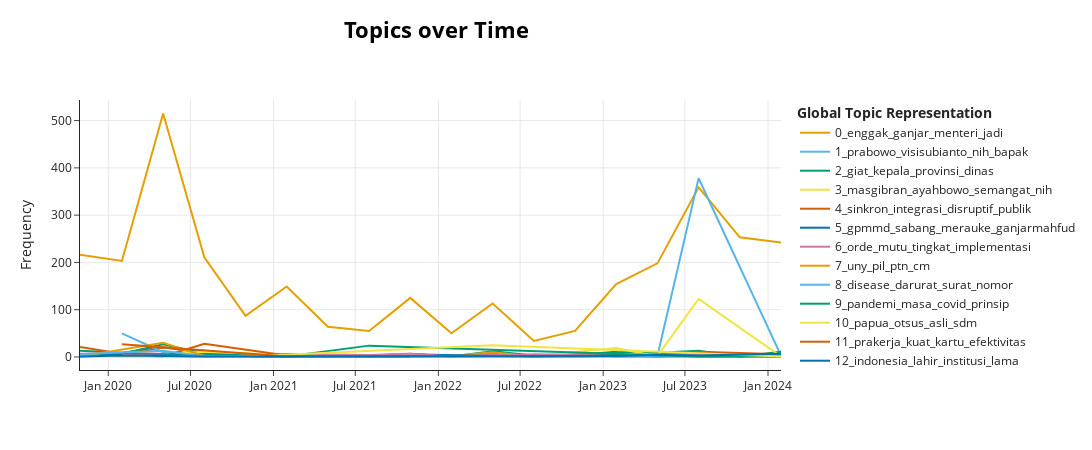

Here is the notebook cell this chart was saved with:
### Code cell
fig = results['model'].visualize_topics_over_time(results['topics_over_time'], top_n_topics=20)
# fig.update_layout(title_text=f"Topics Over Time for {period}")
fig.show()

### Figure 1 — Plotly figure (JSON) as saved in the notebook; plotly's stock layout.template omitted (floating-point values rounded to 4 significant figures)
{"data": [{"hoverinfo": "text", "hovertext": ["<b>Topic 0</b><br>Words: makarim, nadiem, mendikbud, merdeka, menteri", "<b>Topic 0</b><br>Words: mendikbud, surat, edar, nadiem, makarim", "<b>Topic 0</b><br>Words: enggak, menteri, sama, covid, pandemi", "<b>Topic 0</b><br>Words: nadiem, menteri, makarim, budaya, enggak", "<b>Topic 0</b><br>Words: tatap, muka, menteri, budaya, sekolah", "<b>Topic 0</b><br>Words: menteri, budaya, otsus, merdeka, rupa", "<b>Topic 0</b><br>Words: enggak, sbm, merdeka, mahasiswa, ui", "<b>Topic 0</b><br>Words: bandanadjaja, mt, st, vokasi, kenal", "<b>Topic 0</b><br>Words: enggak, menteri, guru, seksual, ptm", "<b>Topic 0</b><br>Words: tahun, ptm, khusus, its, bpjs", "<b>Topic 0</b><br>Words: merdeka, luncur, kampus, ajar, aplikasi", "<b>Topic 0</b><br>Words: mipa, mbkm, enggak, apa, bojonegoro", "<b>Topic 0</b><br>Words: dorong, indonesiasentris, jaga, damai, radikalisme", "<b>Topic 0</b><br>Words: ntt, jam, masuk, pukul, wita", "<b>Topic 0</b><br>Words: enggak, guru, jadi, zonasi, anak", "<b>Topic 0</b><br>Words: ganjar, presiden, enggak, pak, baik", "<b>Topic 0</b><br>Words: mahfud, ganjar, ganjarmahfud, pranowo, md", "<b>Topic 0</b><br>Words: ganjar, enggak, pranowo, sejahtera, lebih"], "marker": {"color": "#E69F00"}, "mode": "lines", "name": "0_enggak_ganjar_menteri_jadi", "type": "scatter", "x": ["2019-10-30T09:18:42.384000+00:00", "2020-01-31T06:00:11.111111+00:00", "2020-05-01T11:17:14.222222+00:00", "2020-07-31T16:34:17.333333+00:00", "2020-10-30T21:51:20.444444+00:00", "2021-01-30T03:08:23.555555+00:00", "2021-05-01T08:25:26.666666+00:00", "2021-07-31T13:42:29.777777+00:00", "2021-10-30T18:59:32.888888+00:00", "2022-01-30T00:16:36+00:00", "2022-05-01T05:33:39.111111+00:00", "2022-07-31T10:50:42.222222+00:00", "2022-10-30T16:07:45.333333+00:00", "2023-01-29T21:24:48.444444+00:00", "2023-05-01T02:41:51.555555+00:00", "2023-07-31T07:58:54.666666+00:00", "2023-10-30T13:15:57.777777+00:00", "2024-01-29T18:33:00.888888+00:00"], "y": [216, 203, 515, 211, 87, 149, 64, 55, 125, 50, 113, 34, 55, 154, 198, 359, 253, 242]}, {"hoverinfo": "text", "hovertext": ["<b>Topic 1</b><br>Words: prabowo, kuantitatifampkualitatif, polis, lom, domestikampinternasional", "<b>Topic 1</b><br>Words: riantoby, mintanadiemmakarimlebihcerdasbikinkebijakancfahrihamzahawajibkansemuatvsiarkanacarapendidikan, levelmengkritisi, tps, dnegan", "<b>Topic 1</b><br>Words: mmberantas, tegasampketat, buzzeramphatespeech, transnasional, kebijakanampaturan", "<b>Topic 1</b><br>Words: astragenica, ljt, sda, support, pkb", "<b>Topic 1</b><br>Words: dibangunkalian, intropeksi, rutilahu, pkh, tol", "<b>Topic 1</b><br>Words: almarhumah, khatimah, paring, khusnul, moga", "<b>Topic 1</b><br>Words: staf, tp, moec, tidakbelum, eselon", "<b>Topic 1</b><br>Words: almasih, isa, naik, sebentarsebentar, sedukitsedikut", "<b>Topic 1</b><br>Words: prabowo, visisubianto, nih, bapak, semakindekat", "<b>Topic 1</b><br>Words: whejejdndjdjsnws, degdegan, makin, pendidikansekolah, repliesnya"], "marker": {"color": "#56B4E9"}, "mode": "lines", "name": "1_prabowo_visisubianto_nih_bapak", "type": "scatter", "x": ["2020-05-01T11:17:14.222222+00:00", "2020-07-31T16:34:17.333333+00:00", "2020-10-30T21:51:20.444444+00:00", "2021-01-30T03:08:23.555555+00:00", "2022-07-31T10:50:42.222222+00:00", "2022-10-30T16:07:45.333333+00:00", "2023-01-29T21:24:48.444444+00:00", "2023-05-01T02:41:51.555555+00:00", "2023-07-31T07:58:54.666666+00:00", "2024-01-29T18:33:00.888888+00:00"], "y": [8, 3, 1, 1, 1, 1, 2, 2, 378, 3]}, {"hoverinfo": "text", "hovertext": ["<b>Topic 2</b><br>Words: materi, sh, mh, kasih, giat", "<b>Topic 2</b><br>Words: rangka, kabupaten, kendal, otgodp, rapat", "<b>Topic 2</b><br>Words: kab, lpmp, laksana, monitoring, meeting", "<b>Topic 2</b><br>Words: walikota, bupati, tegal, rapat, kepala", "<b>Topic 2</b><br>Words: iii, rakorda, lldikti, wilayah, pkp", "<b>Topic 2</b><br>Words: dikmas, pumpun, deputi, diklat, bpip", "<b>Topic 2</b><br>Words: sosialisasi, aceh, kormin, fix, unsurunsur", "<b>Topic 2</b><br>Words: plafon, jabar, anggar, dprd, barat", "<b>Topic 2</b><br>Words: katolik, bpip, latih, bimas, standardisasi", "<b>Topic 2</b><br>Words: protasius, lobia, arsip, feb, pustaka", "<b>Topic 2</b><br>Words: agama, sidenreng, dol, mando, rappang", "<b>Topic 2</b><br>Words: silvana, riesye, wilayah, ahli, cabang", "<b>Topic 2</b><br>Words: bantul, kabupaten, cianjur, modul, camat", "<b>Topic 2</b><br>Words: agama, indramayu, provinsi, kepala, sosialisasi", "<b>Topic 2</b><br>Words: kepala, panitia, plm, pdm, analis", "<b>Topic 2</b><br>Words: giat, barat, advokasi, dinas, bbpmp", "<b>Topic 2</b><br>Words: akreditasi, diy, ll, sekolahmadrasah, rakorda", "<b>Topic 2</b><br>Words: rabu, wamendes, sismennas, lxvi, pdtt"], "marker": {"color": "#009E73"}, "mode": "lines", "name": "2_giat_kepala_provinsi_dinas", "type": "scatter", "x": ["2019-10-30T09:18:42.384000+00:00", "2020-01-31T06:00:11.111111+00:00", "2020-05-01T11:17:14.222222+00:00", "2020-07-31T16:34:17.333333+00:00", "2020-10-30T21:51:20.444444+00:00", "2021-01-30T03:08:23.555555+00:00", "2021-05-01T08:25:26.666666+00:00", "2021-07-31T13:42:29.777777+00:00", "2021-10-30T18:59:32.888888+00:00", "2022-01-30T00:16:36+00:00", "2022-05-01T05:33:39.111111+00:00", "2022-07-31T10:50:42.222222+00:00", "2022-10-30T16:07:45.333333+00:00", "2023-01-29T21:24:48.444444+00:00", "2023-05-01T02:41:51.555555+00:00", "2023-07-31T07:58:54.666666+00:00", "2023-10-30T13:15:57.777777+00:00", "2024-01-29T18:33:00.888888+00:00"], "y": [13, 9, 20, 13, 4, 6, 3, 2, 5, 1, 12, 3, 4, 11, 9, 13, 1, 11]}, {"hoverinfo": "text", "hovertext": ["<b>Topic 3</b><br>Words: kencang, masgibran, ayahbowo, dprsemoga, loyo", "<b>Topic 3</b><br>Words: alvin, perubahanrevolusi, toffler, shock, future", "<b>Topic 3</b><br>Words: bogor, iga, sebrang, jo, soto", "<b>Topic 3</b><br>Words: shintia, revina, smeru, bas, tulis", "<b>Topic 3</b><br>Words: bidangnyaaa, fafifuwasweswos, bismillah, optimis, omong", "<b>Topic 3</b><br>Words: greta, taetae, morningg, starting, lotr", "<b>Topic 3</b><br>Words: alshad, renata, micellar, syabda, ramadhan", "<b>Topic 3</b><br>Words: kalah, sob, kopipagijumatbarokah, katabluesku, lumpuh", "<b>Topic 3</b><br>Words: ayahbowo, masgibran, semangat, nih, akusih", "<b>Topic 3</b><br>Words: yoo, docuseries, ert, muga, don"], "marker": {"color": "#F0E442"}, "mode": "lines", "name": "3_masgibran_ayahbowo_semangat_nih", "type": "scatter", "x": ["2019-10-30T09:18:42.384000+00:00", "2020-01-31T06:00:11.111111+00:00", "2020-07-31T16:34:17.333333+00:00", "2020-10-30T21:51:20.444444+00:00", "2021-10-30T18:59:32.888888+00:00", "2022-10-30T16:07:45.333333+00:00", "2023-01-29T21:24:48.444444+00:00", "2023-05-01T02:41:51.555555+00:00", "2023-07-31T07:58:54.666666+00:00", "2024-01-29T18:33:00.888888+00:00"], "y": [2, 1, 1, 1, 1, 1, 1, 2, 123, 1]}, {"hoverinfo": "text", "hovertext": ["<b>Topic 4</b><br>Words: sinkron, integrasi, jalur, disruptif, publik", "<b>Topic 4</b><br>Words: rau, rosda, merem, disruptif, inovasi", "<b>Topic 4</b><br>Words: multibahasa, lini, tindih, bincang, timpang", "<b>Topic 4</b><br>Words: ciriciri, joe, biden, menclamencle, ppt", "<b>Topic 4</b><br>Words: ruangruang, produktif, regulasi, batas, warga", "<b>Topic 4</b><br>Words: bas, tara, otsus, bukti, dorong", "<b>Topic 4</b><br>Words: rentet, ismail, mesak, bidang, bukan", "<b>Topic 4</b><br>Words: core, merah, rapor, langsung, implementasi", "<b>Topic 4</b><br>Words: isolir, halmahera, baharu, filosofi, selatan", "<b>Topic 4</b><br>Words: abad, global, tantang, sinkron, integrasi", "<b>Topic 4</b><br>Words: analisis, paham, amburadul, prasarana, audiensi", "<b>Topic 4</b><br>Words: mahasiswa, amp, baru, sinkron, integrasi", "<b>Topic 4</b><br>Words: leadership, digital, batavia, kb, news", "<b>Topic 4</b><br>Words: samping, bincang, orangorang, ini, swasta", "<b>Topic 4</b><br>Words: mebenai, sains, umkm, ragam, abai", "<b>Topic 4</b><br>Words: asap, kabut, riau, lingkung, hongaria", "<b>Topic 4</b><br>Words: gugat, mangkas, subsidi, ketidakadilan, diskriminasi"], "marker": {"color": "#D55E00"}, "mode": "lines", "name": "4_sinkron_integrasi_disruptif_publik", "type": "scatter", "x": ["2019-10-30T09:18:42.384000+00:00", "2020-01-31T06:00:11.111111+00:00", "2020-05-01T11:17:14.222222+00:00", "2020-07-31T16:34:17.333333+00:00", "2020-10-30T21:51:20.444444+00:00", "2021-01-30T03:08:23.555555+00:00", "2021-05-01T08:25:26.666666+00:00", "2021-07-31T13:42:29.777777+00:00", "2021-10-30T18:59:32.888888+00:00", "2022-01-30T00:16:36+00:00", "2022-05-01T05:33:39.111111+00:00", "2022-07-31T10:50:42.222222+00:00", "2022-10-30T16:07:45.333333+00:00", "2023-01-29T21:24:48.444444+00:00", "2023-05-01T02:41:51.555555+00:00", "2023-07-31T07:58:54.666666+00:00", "2024-01-29T18:33:00.888888+00:00"], "y": [21, 7, 20, 9, 2, 4, 2, 3, 6, 1, 8, 1, 5, 3, 5, 11, 6]}, {"hoverinfo": "text", "hovertext": ["<b>Topic 5</b><br>Words: gpmmd, sabang, merauke, ganjarmahfud, gratis"], "marker": {"color": "#0072B2"}, "mode": "lines", "name": "5_gpmmd_sabang_merauke_ganjarmahfud", "type": "scatter", "x": ["2023-10-30T13:15:57.777777+00:00"], "y": [104]}, {"hoverinfo": "text", "hovertext": ["<b>Topic 6</b><br>Words: khitah, pergunu, literasi, ragu, kembali", "<b>Topic 6</b><br>Words: alqur, orde, analisa, kupas, jepang", "<b>Topic 6</b><br>Words: orde, jepang, belanda, islam, zaman", "<b>Topic 6</b><br>Words: pusink, karakter, merupakaan, peristiwa, figur", "<b>Topic 6</b><br>Words: akbar, brilian, peristiwa, utas, opini", "<b>Topic 6</b><br>Words: penjara, belenggu, ikhtiar, asesmen, pikir", "<b>Topic 6</b><br>Words: kskk, madrasah, direktorat, inklusif, holistik", "<b>Topic 6</b><br>Words: kolonial, perkasa, adrian, pesantren, perspektif", "<b>Topic 6</b><br>Words: ulas, sig, mbel, hilihh, pesantren", "<b>Topic 6</b><br>Words: langkah, transformasi, merdeka, indonesia, ajar", "<b>Topic 6</b><br>Words: orde, implementasi, potret, ganti, strategi", "<b>Topic 6</b><br>Words: monografi, link, hukum, politik, orde", "<b>Topic 6</b><br>Words: dakwah, analisis, via, hukum, islam", "<b>Topic 6</b><br>Words: jenisjenis, wajib, bantu, kualitas, tingkat", "<b>Topic 6</b><br>Words: beak, tanak, nw, mi, rise", "<b>Topic 6</b><br>Words: awas, turnamen, mengikutsertakan, perdirjen, game", "<b>Topic 6</b><br>Words: pks, mutu, tingkat, propendidikan, relevansi", "<b>Topic 6</b><br>Words: trends, identitas, kontroversi, konferensi, rekomendasi"], "marker": {"color": "#CC79A7"}, "mode": "lines", "name": "6_orde_mutu_tingkat_implementasi", "type": "scatter", "x": ["2019-10-30T09:18:42.384000+00:00", "2020-01-31T06:00:11.111111+00:00", "2020-05-01T11:17:14.222222+00:00", "2020-07-31T16:34:17.333333+00:00", "2020-10-30T21:51:20.444444+00:00", "2021-01-30T03:08:23.555555+00:00", "2021-05-01T08:25:26.666666+00:00", "2021-07-31T13:42:29.777777+00:00", "2021-10-30T18:59:32.888888+00:00", "2022-01-30T00:16:36+00:00", "2022-05-01T05:33:39.111111+00:00", "2022-07-31T10:50:42.222222+00:00", "2022-10-30T16:07:45.333333+00:00", "2023-01-29T21:24:48.444444+00:00", "2023-05-01T02:41:51.555555+00:00", "2023-07-31T07:58:54.666666+00:00", "2023-10-30T13:15:57.777777+00:00", "2024-01-29T18:33:00.888888+00:00"], "y": [7, 8, 7, 6, 2, 2, 3, 3, 7, 1, 5, 1, 1, 2, 4, 7, 6, 3]}, {"hoverinfo": "text", "hovertext": ["<b>Topic 7</b><br>Words: cm, uny, kasih, apa, kalian", "<b>Topic 7</b><br>Words: manajemen, pil, uny, unj, cm", "<b>Topic 7</b><br>Words: uny, pil, ptn, kira, utbk", "<b>Topic 7</b><br>Words: uny, tanya, aku, pil, ptn", "<b>Topic 7</b><br>Words: uny, ptn, pil, ga, skor", "<b>Topic 7</b><br>Words: uny, rep, matkul, mbkm, disink", "<b>Topic 7</b><br>Words: uny, kalian, pil, sch, molaritas", "<b>Topic 7</b><br>Words: kakakkakak, nanya, ebook, uny, ngga", "<b>Topic 7</b><br>Words: uny, ptn, yaa, kira, berapaa", "<b>Topic 7</b><br>Words: gapyear, devaluasi, semi, sender, sentral", "<b>Topic 7</b><br>Words: uny, pambudi, argo, manajemen, drs", "<b>Topic 7</b><br>Words: debat, kira, belum, siapin, simulasi", "<b>Topic 7</b><br>Words: skor, uny, utbk, ptn, dong", "<b>Topic 7</b><br>Words: fck, dimultikampus, itb, senjang, rektor", "<b>Topic 7</b><br>Words: pil, unnes, uny, teknologi, mending"], "marker": {"color": "#E69F00"}, "mode": "lines", "name": "7_uny_pil_ptn_cm", "type": "scatter", "x": ["2020-01-31T06:00:11.111111+00:00", "2020-05-01T11:17:14.222222+00:00", "2020-07-31T16:34:17.333333+00:00", "2021-01-30T03:08:23.555555+00:00", "2021-05-01T08:25:26.666666+00:00", "2021-07-31T13:42:29.777777+00:00", "2021-10-30T18:59:32.888888+00:00", "2022-01-30T00:16:36+00:00", "2022-05-01T05:33:39.111111+00:00", "2022-07-31T10:50:42.222222+00:00", "2022-10-30T16:07:45.333333+00:00", "2023-01-29T21:24:48.444444+00:00", "2023-05-01T02:41:51.555555+00:00", "2023-07-31T07:58:54.666666+00:00", "2024-01-29T18:33:00.888888+00:00"], "y": [9, 6, 8, 6, 5, 3, 4, 2, 10, 1, 9, 1, 4, 1, 3]}, {"hoverinfo": "text", "hovertext": ["<b>Topic 8</b><br>Words: disease, darurat, surat, nomor, sebar", "<b>Topic 8</b><br>Words: timur, darurat, jawa, disease, surat", "<b>Topic 8</b><br>Words: coronavirus, respon, wabah, jarak, bentuk"], "marker": {"color": "#56B4E9"}, "mode": "lines", "name": "8_disease_darurat_surat_nomor", "type": "scatter", "x": ["2020-01-31T06:00:11.111111+00:00", "2020-05-01T11:17:14.222222+00:00", "2020-10-30T21:51:20.444444+00:00"], "y": [50, 10, 1]}, {"hoverinfo": "text", "hovertext": ["<b>Topic 9</b><br>Words: darurat, covid, masa, rebalancing, pandemi", "<b>Topic 9</b><br>Words: pandemi, masa, intensif, covid, prinsip", "<b>Topic 9</b><br>Words: pandemi, takar, covid, prinsip, masa", "<b>Topic 9</b><br>Words: pandemi, masa, prinsip, covid, ubah", "<b>Topic 9</b><br>Words: afirmatif, covid, darurat, pandemi, hadap", "<b>Topic 9</b><br>Words: meucci, antonio, genggam, telepon, trivia"], "marker": {"color": "#009E73"}, "mode": "lines", "name": "9_pandemi_masa_covid_prinsip", "type": "scatter", "x": ["2020-01-31T06:00:11.111111+00:00", "2020-05-01T11:17:14.222222+00:00", "2020-07-31T16:34:17.333333+00:00", "2020-10-30T21:51:20.444444+00:00", "2021-01-30T03:08:23.555555+00:00", "2021-05-01T08:25:26.666666+00:00"], "y": [7, 27, 7, 5, 6, 1]}, {"hoverinfo": "text", "hovertext": ["<b>Topic 10</b><br>Words: dprp, arif, papua, lokal, bas", "<b>Topic 10</b><br>Words: papua, otonomi, barat, sdm, khusus", "<b>Topic 10</b><br>Words: papua, otsus, otonomi, dana, khusus", "<b>Topic 10</b><br>Words: papua, otsus, fsmpm, asli, spanduk", "<b>Topic 10</b><br>Words: otsuspapua, wargasejahtera, otsus, oap, putraputri", "<b>Topic 10</b><br>Words: otsus, papua, manfaat, otonomi, beri", "<b>Topic 10</b><br>Words: papua, lpdp, asal, beasiswa, dana", "<b>Topic 10</b><br>Words: otsus, papua, asli, sdm, fisik", "<b>Topic 10</b><br>Words: papua, otsus, asli, messi, whatsapp", "<b>Topic 10</b><br>Words: otsus, papua, asli, fisik, manfaat"], "marker": {"color": "#F0E442"}, "mode": "lines", "name": "10_papua_otsus_asli_sdm", "type": "scatter", "x": ["2019-10-30T09:18:42.384000+00:00", "2020-05-01T11:17:14.222222+00:00", "2020-07-31T16:34:17.333333+00:00", "2021-01-30T03:08:23.555555+00:00", "2021-10-30T18:59:32.888888+00:00", "2022-05-01T05:33:39.111111+00:00", "2022-07-31T10:50:42.222222+00:00", "2023-01-29T21:24:48.444444+00:00", "2023-05-01T02:41:51.555555+00:00", "2023-07-31T07:58:54.666666+00:00"], "y": [1, 6, 11, 4, 1, 1, 2, 19, 1, 2]}, {"hoverinfo": "text", "hovertext": ["<b>Topic 11</b><br>Words: pnf, nonformal, pres, integrasi, terampil", "<b>Topic 11</b><br>Words: olah, selenggara, prakerja, paud, kuat", "<b>Topic 11</b><br>Words: selenggara, tripusat, sokong, komponen, kolaborasi", "<b>Topic 11</b><br>Words: kuat, prakerja, efektivitas, pip, kartu", "<b>Topic 11</b><br>Words: prakerja, kartu, vaksin, kuat, vokasi", "<b>Topic 11</b><br>Words: anggur, rpjmn, tuang, atas, vokasi", "<b>Topic 11</b><br>Words: selenggara, operasional, paud, bos, bantu", "<b>Topic 11</b><br>Words: prakerja, gigi, prakarya, embel, bantu", "<b>Topic 11</b><br>Words: microcredential, syarifuddin, lpdp, progrm, harvard"], "marker": {"color": "#D55E00"}, "mode": "lines", "name": "11_prakerja_kuat_kartu_efektivitas", "type": "scatter", "x": ["2019-10-30T09:18:42.384000+00:00", "2020-01-31T06:00:11.111111+00:00", "2020-05-01T11:17:14.222222+00:00", "2020-07-31T16:34:17.333333+00:00", "2021-01-30T03:08:23.555555+00:00", "2021-07-31T13:42:29.777777+00:00", "2022-01-30T00:16:36+00:00", "2023-07-31T07:58:54.666666+00:00", "2024-01-29T18:33:00.888888+00:00"], "y": [1, 4, 1, 28, 3, 1, 2, 2, 1]}, {"hoverinfo": "text", "hovertext": ["<b>Topic 12</b><br>Words: hapua, pastika, jungkir, hafal, tri", "<b>Topic 12</b><br>Words: terkadang, jaman, nalar, komprehensif, surabaya", "<b>Topic 12</b><br>Words: pentingkepada, angkat, skip, repot, system", "<b>Topic 12</b><br>Words: mandul, lahir, kuda, hampir, sekali", "<b>Topic 12</b><br>Words: kelak, konyol, respons, sejarah, ilustrasi", "<b>Topic 12</b><br>Words: seksual, institusi, lahir, ingat, keras", "<b>Topic 12</b><br>Words: nas, tum, surabaya, ringan, amp", "<b>Topic 12</b><br>Words: teliti, negara, enggak, buat, indonesia", "<b>Topic 12</b><br>Words: ekang, ibuibu, goblok, terimakasih, marah", "<b>Topic 12</b><br>Words: sndr, obat, tradisional, prodi, aneh", "<b>Topic 12</b><br>Words: kenal, buah, lgbt, indonesia, lancar", "<b>Topic 12</b><br>Words: manuk, esensi, akal, demo, gagal"], "marker": {"color": "#0072B2"}, "mode": "lines", "name": "12_indonesia_lahir_institusi_lama", "type": "scatter", "x": ["2019-10-30T09:18:42.384000+00:00", "2020-05-01T11:17:14.222222+00:00", "2020-07-31T16:34:17.333333+00:00", "2021-01-30T03:08:23.555555+00:00", "2021-07-31T13:42:29.777777+00:00", "2021-10-30T18:59:32.888888+00:00", "2022-05-01T05:33:39.111111+00:00", "2022-07-31T10:50:42.222222+00:00", "2023-01-29T21:24:48.444444+00:00", "2023-05-01T02:41:51.555555+00:00", "2023-07-31T07:58:54.666666+00:00", "2024-01-29T18:33:00.888888+00:00"], "y": [6, 6, 3, 1, 3, 6, 2, 1, 4, 1, 6, 4]}, {"hoverinfo": "text", "hovertext": ["<b>Topic 13</b><br>Words: klaten, se, kabupaten, rangka, cegah", "<b>Topic 13</b><br>Words: penyalahgunaan, narkoba, lingkung, bersamasama, strategi", "<b>Topic 13</b><br>Words: narkoba, sanggau, ancam, konsolidasi, tanggap", "<b>Topic 13</b><br>Words: narkoba, konsolidasi, ancam, tanggap, kota", "<b>Topic 13</b><br>Words: narkoba, konsolidasi, ancam, tanggap, bnn", "<b>Topic 13</b><br>Words: bmps, bekas, tara, kota, sebut", "<b>Topic 13</b><br>Words: narkoba, konsolidasi, bnnk, ancam, tanggap", "<b>Topic 13</b><br>Words: narkoba, ancam, tanggap, konsolidasi, lingkung", "<b>Topic 13</b><br>Words: narkoba, gresik, giat, ancam, pgn", "<b>Topic 13</b><br>Words: narkoba, hani, konsolidasi, ancam, bnn", "<b>Topic 13</b><br>Words: narkoba, ancam, konsolidasi, tanggap, kota", "<b>Topic 13</b><br>Words: giat, bertanggunjawab, eksul, walkot, narkoba"], "marker": {"color": "#CC79A7"}, "mode": "lines", "name": "13_narkoba_ancam_konsolidasi_tanggap", "type": "scatter", "x": ["2020-01-31T06:00:11.111111+00:00", "2020-07-31T16:34:17.333333+00:00", "2021-05-01T08:25:26.666666+00:00", "2021-07-31T13:42:29.777777+00:00", "2021-10-30T18:59:32.888888+00:00", "2022-01-30T00:16:36+00:00", "2022-05-01T05:33:39.111111+00:00", "2022-07-31T10:50:42.222222+00:00", "2023-01-29T21:24:48.444444+00:00", "2023-05-01T02:41:51.555555+00:00", "2023-07-31T07:58:54.666666+00:00", "2024-01-29T18:33:00.888888+00:00"], "y": [4, 1, 5, 4, 7, 1, 2, 6, 2, 1, 5, 2]}, {"hoverinfo": "text", "hovertext": ["<b>Topic 14</b><br>Words: gontaganti, biru, cetak, cegah, pandemi", "<b>Topic 14</b><br>Words: pandemi, covid, lama, ubah, masa", "<b>Topic 14</b><br>Words: pandemi, pemkab, covid, prinsip, lama"], "marker": {"color": "#E69F00"}, "mode": "lines", "name": "14_pandemi_covid_lama_masa", "type": "scatter", "x": ["2019-10-30T09:18:42.384000+00:00", "2020-05-01T11:17:14.222222+00:00", "2020-07-31T16:34:17.333333+00:00"], "y": [1, 30, 2]}, {"hoverinfo": "text", "hovertext": ["<b>Topic 15</b><br>Words: teu, mun, gumun, heula, ndoro", "<b>Topic 15</b><br>Words: ora, sing, dadi, opo, due", "<b>Topic 15</b><br>Words: go, plekatit, maning, koh, kakehen", "<b>Topic 15</b><br>Words: teh, nikah, adem, ayem, obrolane", "<b>Topic 15</b><br>Words: lupa, rumusin, peloson, neng, cangkem", "<b>Topic 15</b><br>Words: njupuk, nek, dadi, sok, niat", "<b>Topic 15</b><br>Words: promosipromosi, bsi, ngunu, koyok, wae", "<b>Topic 15</b><br>Words: moal, abi, mboh, ningal, skak", "<b>Topic 15</b><br>Words: ora, rakyate, ben, dikiro, cooker", "<b>Topic 15</b><br>Words: prajab, nek, ppg, gt, ora"], "marker": {"color": "#56B4E9"}, "mode": "lines", "name": "15_ora_sing_dadi_teu", "type": "scatter", "x": ["2019-10-30T09:18:42.384000+00:00", "2020-05-01T11:17:14.222222+00:00", "2020-07-31T16:34:17.333333+00:00", "2021-01-30T03:08:23.555555+00:00", "2021-10-30T18:59:32.888888+00:00", "2022-07-31T10:50:42.222222+00:00", "2022-10-30T16:07:45.333333+00:00", "2023-05-01T02:41:51.555555+00:00", "2023-07-31T07:58:54.666666+00:00", "2024-01-29T18:33:00.888888+00:00"], "y": [6, 13, 1, 1, 2, 1, 1, 2, 1, 3]}, {"hoverinfo": "text", "hovertext": ["<b>Topic 16</b><br>Words: vokasi, tinggi, vakschoolsekolah, tahunsaya, pandai", "<b>Topic 16</b><br>Words: keadilankipkuliahmerdeka, bidikmisi, kip, vokasi, timbul", "<b>Topic 16</b><br>Words: vokasi, tinggi, profesional, kenal, siap", "<b>Topic 16</b><br>Words: vokasi, payung, songsong, pres, revitalisasi", "<b>Topic 16</b><br>Words: vokasi, insight, tambangpabrik, smkpoliteknik, kalimantan"], "marker": {"color": "#009E73"}, "mode": "lines", "name": "16_vokasi_tinggi_profesional_kenal", "type": "scatter", "x": ["2020-05-01T11:17:14.222222+00:00", "2021-01-30T03:08:23.555555+00:00", "2021-07-31T13:42:29.777777+00:00", "2023-07-31T07:58:54.666666+00:00", "2024-01-29T18:33:00.888888+00:00"], "y": [3, 1, 24, 1, 1]}, {"hoverinfo": "text", "hovertext": ["<b>Topic 17</b><br>Words: aliansi, najelaa, shihab, assessment, system", "<b>Topic 17</b><br>Words: aliansi, brexit, kereta, kirikanan, rel", "<b>Topic 17</b><br>Words: susilo, bambang, yudhoyono, aliansi, presiden", "<b>Topic 17</b><br>Words: aliansi, usul, pandang, sampai, istana", "<b>Topic 17</b><br>Words: mei, aliansi, hari, konsolidasi, continua"], "marker": {"color": "#F0E442"}, "mode": "lines", "name": "17_aliansi_usul_pandang_sampai", "type": "scatter", "x": ["2019-10-30T09:18:42.384000+00:00", "2020-07-31T16:34:17.333333+00:00", "2020-10-30T21:51:20.444444+00:00", "2022-05-01T05:33:39.111111+00:00", "2024-01-29T18:33:00.888888+00:00"], "y": [1, 2, 1, 25, 1]}, {"hoverinfo": "text", "hovertext": ["<b>Topic 18</b><br>Words: pemda, cegah, islam, minta, corona", "<b>Topic 18</b><br>Words: debby, kurniawan, mui, gaduh, pemda", "<b>Topic 18</b><br>Words: pppk, ancam, muhammadiyah, swasta, selenggara"], "marker": {"color": "#D55E00"}, "mode": "lines", "name": "18_pemda_cegah_islam_minta", "type": "scatter", "x": ["2020-01-31T06:00:11.111111+00:00", "2021-01-30T03:08:23.555555+00:00", "2021-10-30T18:59:32.888888+00:00"], "y": [27, 1, 1]}, {"hoverinfo": "text", "hovertext": ["<b>Topic 19</b><br>Words: quick, baby, learningnya, count, bommer", "<b>Topic 19</b><br>Words: bahasa, policy, what, suck, country", "<b>Topic 19</b><br>Words: deep, another, between, overthinking, huft", "<b>Topic 19</b><br>Words: slightly, rsbi, gonna, infra, equivalent", "<b>Topic 19</b><br>Words: ahead, happen, talking, were, rat", "<b>Topic 19</b><br>Words: be, permisi, debt, case, much", "<b>Topic 19</b><br>Words: as, protesting, decision, then, engaged", "<b>Topic 19</b><br>Words: what, about, think, you, jurus", "<b>Topic 19</b><br>Words: its, all, successful, capitalism, because", "<b>Topic 19</b><br>Words: what, mnrt, also, aug, discuss", "<b>Topic 19</b><br>Words: the, enough, of, not, issues", "<b>Topic 19</b><br>Words: be, your, on, not, you"], "marker": {"color": "#0072B2"}, "mode": "lines", "name": "19_be_what_will_not", "type": "scatter", "x": ["2019-10-30T09:18:42.384000+00:00", "2020-01-31T06:00:11.111111+00:00", "2020-07-31T16:34:17.333333+00:00", "2020-10-30T21:51:20.444444+00:00", "2021-01-30T03:08:23.555555+00:00", "2021-10-30T18:59:32.888888+00:00", "2022-05-01T05:33:39.111111+00:00", "2022-07-31T10:50:42.222222+00:00", "2023-01-29T21:24:48.444444+00:00", "2023-05-01T02:41:51.555555+00:00", "2023-07-31T07:58:54.666666+00:00", "2024-01-29T18:33:00.888888+00:00"], "y": [1, 3, 1, 1, 1, 2, 1, 1, 2, 4, 3, 7]}], "layout": {"height": 450, "hoverlabel": {"bgcolor": "white", "font": {"family": "Rockwell", "size": 16}}, "legend": {"title": {"text": "<b>Global Topic Representation"}}, "title": {"font": {"color": "Black", "size": 22}, "text": "<b>Topics over Time</b>", "x": 0.4, "xanchor": "center", "y": 0.95, "yanchor": "top"}, "width": 1250, "xaxis": {"showgrid": true}, "yaxis": {"showgrid": true, "title": {"text": "Frequency"}}}}
